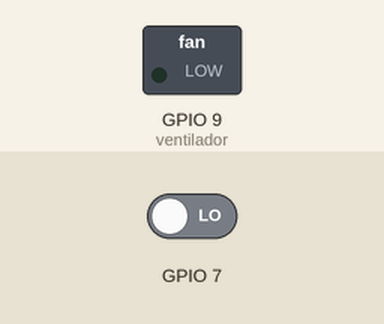
A sketch run on a simulated ESP32-S3. Shown: switched loads named in the sketch (green lamp = pin HIGH). The test bench sets the inputs (shaded band); at power-on: GPIO 7 LOW. What the sketch prints to the serial monitor is not drawn.

Above: at 1.2 s.
1.3 s: GPIO 7 driven HIGH
At 1.6 s:
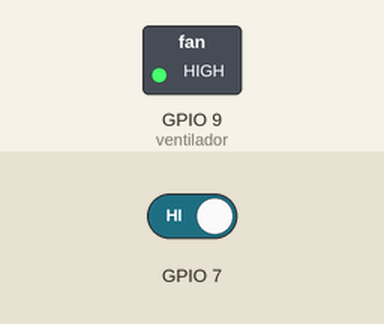
2.8 s: GPIO 7 driven LOW
At 3.9 s:
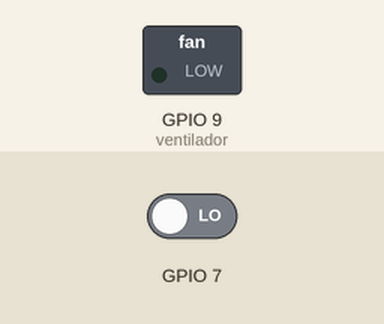
Timing chart, 0 to 5.8 s (numbered marks = the images above; inputs shaded):
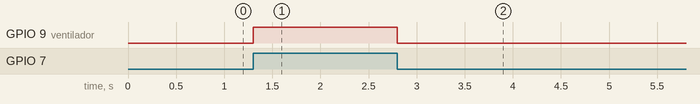

Measured:
- after the input at 1.3 s, GPIO 9 (ventilador): LOW → HIGH at once
- after the input at 2.8 s, GPIO 9 (ventilador): HIGH → LOW at once

The sketch:

sketch_nov19a.ino
```cpp
int ventilador =9;
int a=HIGH;

void setup() {
  // put your setup code here, to run once:
    pinMode(7,INPUT);
    pinMode(ventilador,OUTPUT);
    Serial.begin(115200);
}

void loop() {
  // put your main code here, to run repeatedly:
  a=digitalRead(7);
  if(a==HIGH){
    digitalWrite(ventilador,HIGH);
    }else{
      digitalWrite(ventilador,LOW);
      }

  Serial.println(a);
}
```
